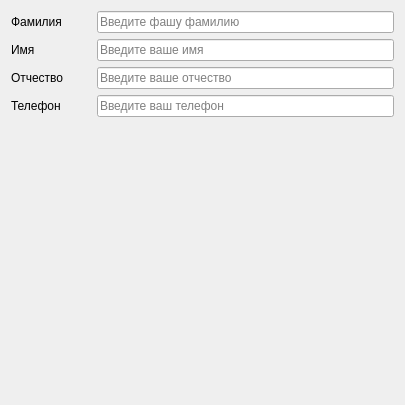
            <widget class="QWidget" name="page_5">
             <property name="geometry">
              <rect>
               <x>0</x>
               <y>0</y>
               <width>405</width>
               <height>405</height>
              </rect>
             </property>
             <attribute name="label">
              <string>QLineEdit</string>
             </attribute>
             <layout class="QVBoxLayout" name="verticalLayout_4">
              <item>
               <layout class="QHBoxLayout" name="horizontalLayout_6">
                <item>
                 <widget class="QLabel" name="label">
                  <property name="minimumSize">
                   <size>
                    <width>80</width>
                    <height>0</height>
                   </size>
                  </property>
                  <property name="text">
                   <string>Фамилия</string>
                  </property>
                 </widget>
                </item>
                <item>
                 <widget class="QLineEdit" name="lineEdit">
                  <property name="minimumSize">
                   <size>
                    <width>80</width>
                    <height>0</height>
                   </size>
                  </property>
                  <property name="placeholderText">
                   <string>Введите фашу фамилию</string>
                  </property>
                 </widget>
                </item>
               </layout>
              </item>
              <item>
               <layout class="QHBoxLayout" name="horizontalLayout_7">
                <item>
                 <widget class="QLabel" name="label_2">
                  <property name="minimumSize">
                   <size>
                    <width>80</width>
                    <height>0</height>
                   </size>
                  </property>
                  <property name="text">
                   <string>Имя</string>
                  </property>
                 </widget>
                </item>
                <item>
                 <widget class="QLineEdit" name="lineEdit_2">
                  <property name="minimumSize">
                   <size>
                    <width>80</width>
                    <height>0</height>
                   </size>
                  </property>
                  <property name="placeholderText">
                   <string>Введите ваше имя</string>
                  </property>
                 </widget>
                </item>
               </layout>
              </item>
              <item>
               <layout class="QHBoxLayout" name="horizontalLayout_8">
                <item>
                 <widget class="QLabel" name="label_3">
                  <property name="minimumSize">
                   <size>
                    <width>80</width>
                    <height>0</height>
                   </size>
                  </property>
                  <property name="text">
                   <string>Отчество</string>
                  </property>
                 </widget>
                </item>
                <item>
                 <widget class="QLineEdit" name="lineEdit_3">
                  <property name="minimumSize">
                   <size>
                    <width>80</width>
                    <height>0</height>
                   </size>
                  </property>
                  <property name="placeholderText">
                   <string>Введите ваше отчество</string>
                  </property>
                 </widget>
                </item>
               </layout>
              </item>
              <item>
               <layout class="QHBoxLayout" name="horizontalLayout_9">
                <item>
                 <widget class="QLabel" name="label_4">
                  <property name="minimumSize">
                   <size>
                    <width>80</width>
                    <height>0</height>
                   </size>
                  </property>
                  <property name="text">
                   <string>Телефон</string>
                  </property>
                 </widget>
                </item>
                <item>
                 <widget class="QLineEdit" name="lineEdit_4">
                  <property name="minimumSize">
                   <size>
                    <width>80</width>
                    <height>0</height>
                   </size>
                  </property>
                  <property name="placeholderText">
                   <string>Введите ваш телефон</string>
                  </property>
                 </widget>
                </item>
               </layout>
              </item>
              <item>
               <spacer name="verticalSpacer">
                <property name="orientation">
                 <enum>Qt::Vertical</enum>
                </property>
                <property name="sizeHint" stdset="0">
                 <size>
                  <width>20</width>
                  <height>248</height>
                 </size>
                </property>
               </spacer>
              </item>
             </layout>
            </widget>
